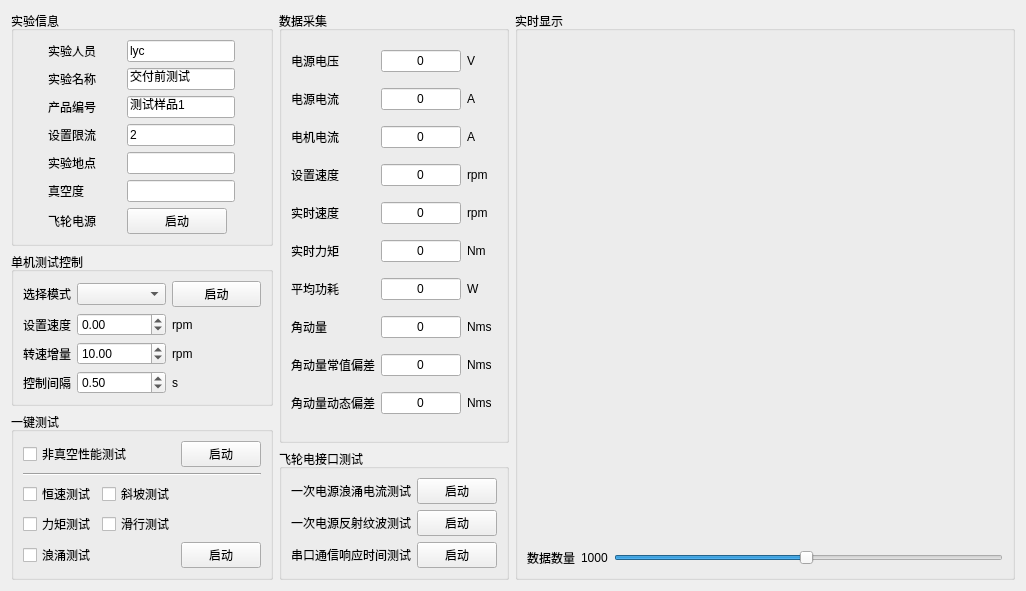
      <widget class="QWidget" name="tab">
       <attribute name="title">
        <string>飞轮1</string>
       </attribute>
       <layout class="QGridLayout" name="gridLayout_17">
        <item row="3" column="1">
         <widget class="QGroupBox" name="groupBox_7">
          <property name="title">
           <string>飞轮电接口测试</string>
          </property>
          <layout class="QGridLayout" name="gridLayout_14">
           <item row="0" column="1">
            <widget class="QPushButton" name="pushButton_ele_test_ly_mode_power_1">
             <property name="text">
              <string>启动</string>
             </property>
            </widget>
           </item>
           <item row="3" column="0">
            <widget class="QLabel" name="label_43">
             <property name="text">
              <string>一次电源反射纹波测试</string>
             </property>
            </widget>
           </item>
           <item row="3" column="1">
            <widget class="QPushButton" name="pushButton_ele_test_fswb_mode_power_1">
             <property name="text">
              <string>启动</string>
             </property>
            </widget>
           </item>
           <item row="4" column="0">
            <widget class="QLabel" name="label_44">
             <property name="text">
              <string>串口通信响应时间测试</string>
             </property>
            </widget>
           </item>
           <item row="4" column="1">
            <widget class="QPushButton" name="pushButton_ele_test_com_time_mode_power_1">
             <property name="text">
              <string>启动</string>
             </property>
            </widget>
           </item>
           <item row="0" column="0">
            <widget class="QLabel" name="label_42">
             <property name="text">
              <string>一次电源浪涌电流测试</string>
             </property>
            </widget>
           </item>
          </layout>
         </widget>
        </item>
        <item row="0" column="1" rowspan="3">
         <widget class="QGroupBox" name="groupBox_5">
          <property name="title">
           <string>数据采集</string>
          </property>
          <layout class="QGridLayout" name="gridLayout_16">
           <item row="6" column="4">
            <widget class="QLabel" name="label_55">
             <property name="text">
              <string>W</string>
             </property>
            </widget>
           </item>
           <item row="7" column="4">
            <widget class="QLabel" name="label_56">
             <property name="text">
              <string>Nms</string>
             </property>
            </widget>
           </item>
           <item row="8" column="0" colspan="2">
            <widget class="QLabel" name="label_47">
             <property name="sizePolicy">
              <sizepolicy hsizetype="Preferred" vsizetype="Preferred">
               <horstretch>0</horstretch>
               <verstretch>0</verstretch>
              </sizepolicy>
             </property>
             <property name="text">
              <string>角动量常值偏差</string>
             </property>
            </widget>
           </item>
           <item row="8" column="4">
            <widget class="QLabel" name="label_57">
             <property name="text">
              <string>Nms</string>
             </property>
            </widget>
           </item>
           <item row="7" column="0">
            <widget class="QLabel" name="label_46">
             <property name="sizePolicy">
              <sizepolicy hsizetype="Fixed" vsizetype="Preferred">
               <horstretch>0</horstretch>
               <verstretch>0</verstretch>
              </sizepolicy>
             </property>
             <property name="text">
              <string>角动量</string>
             </property>
            </widget>
           </item>
           <item row="9" column="0" colspan="2">
            <widget class="QLabel" name="label_48">
             <property name="sizePolicy">
              <sizepolicy hsizetype="Preferred" vsizetype="Preferred">
               <horstretch>0</horstretch>
               <verstretch>0</verstretch>
              </sizepolicy>
             </property>
             <property name="text">
              <string>角动量动态偏差</string>
             </property>
            </widget>
           </item>
           <item row="9" column="4">
            <widget class="QLabel" name="label_58">
             <property name="text">
              <string>Nms</string>
             </property>
            </widget>
           </item>
           <item row="0" column="4">
            <widget class="QLabel" name="label_49">
             <property name="text">
              <string>V</string>
             </property>
            </widget>
           </item>
           <item row="3" column="4">
            <widget class="QLabel" name="label_52">
             <property name="text">
              <string>rpm</string>
             </property>
            </widget>
           </item>
           <item row="4" column="0">
            <widget class="QLabel" name="label_40">
             <property name="text">
              <string>实时速度</string>
             </property>
            </widget>
           </item>
           <item row="0" column="0">
            <widget class="QLabel" name="label_36">
             <property name="text">
              <string>电源电压</string>
             </property>
            </widget>
           </item>
           <item row="1" column="0">
            <widget class="QLabel" name="label_37">
             <property name="text">
              <string>电源电流</string>
             </property>
            </widget>
           </item>
           <item row="2" column="0">
            <widget class="QLabel" name="label_38">
             <property name="text">
              <string>电机电流</string>
             </property>
            </widget>
           </item>
           <item row="2" column="4">
            <widget class="QLabel" name="label_51">
             <property name="text">
              <string>A</string>
             </property>
            </widget>
           </item>
           <item row="3" column="0">
            <widget class="QLabel" name="label_setval_right_1">
             <property name="text">
              <string>设置速度</string>
             </property>
            </widget>
           </item>
           <item row="1" column="4">
            <widget class="QLabel" name="label_50">
             <property name="text">
              <string>A</string>
             </property>
            </widget>
           </item>
           <item row="4" column="4">
            <widget class="QLabel" name="label_53">
             <property name="text">
              <string>rpm</string>
             </property>
            </widget>
           </item>
           <item row="5" column="4">
            <widget class="QLabel" name="label_54">
             <property name="text">
              <string>Nm</string>
             </property>
            </widget>
           </item>
           <item row="6" column="0">
            <widget class="QLabel" name="label_45">
             <property name="text">
              <string>平均功耗</string>
             </property>
            </widget>
           </item>
           <item row="5" column="0">
            <widget class="QLabel" name="label_41">
             <property name="text">
              <string>实时力矩</string>
             </property>
            </widget>
           </item>
           <item row="0" column="3">
            <widget class="QLineEdit" name="lineEdit_sys_vol_1">
             <property name="sizePolicy">
              <sizepolicy hsizetype="Fixed" vsizetype="Fixed">
               <horstretch>0</horstretch>
               <verstretch>0</verstretch>
              </sizepolicy>
             </property>
             <property name="maximumSize">
              <size>
               <width>80</width>
               <height>16777215</height>
              </size>
             </property>
             <property name="text">
              <string>0</string>
             </property>
             <property name="alignment">
              <set>Qt::AlignCenter</set>
             </property>
             <property name="readOnly">
              <bool>true</bool>
             </property>
            </widget>
           </item>
           <item row="1" column="3">
            <widget class="QLineEdit" name="lineEdit_sys_cur_1">
             <property name="sizePolicy">
              <sizepolicy hsizetype="Fixed" vsizetype="Fixed">
               <horstretch>0</horstretch>
               <verstretch>0</verstretch>
              </sizepolicy>
             </property>
             <property name="maximumSize">
              <size>
               <width>80</width>
               <height>16777215</height>
              </size>
             </property>
             <property name="text">
              <string>0</string>
             </property>
             <property name="alignment">
              <set>Qt::AlignCenter</set>
             </property>
             <property name="readOnly">
              <bool>true</bool>
             </property>
            </widget>
           </item>
           <item row="2" column="3">
            <widget class="QLineEdit" name="lineEdit_motor_cur_1">
             <property name="sizePolicy">
              <sizepolicy hsizetype="Fixed" vsizetype="Fixed">
               <horstretch>0</horstretch>
               <verstretch>0</verstretch>
              </sizepolicy>
             </property>
             <property name="maximumSize">
              <size>
               <width>80</width>
               <height>16777215</height>
              </size>
             </property>
             <property name="text">
              <string>0</string>
             </property>
             <property name="alignment">
              <set>Qt::AlignCenter</set>
             </property>
             <property name="readOnly">
              <bool>true</bool>
             </property>
            </widget>
           </item>
           <item row="3" column="3">
            <widget class="QLineEdit" name="lineEdit_motor_set_spd_1">
             <property name="sizePolicy">
              <sizepolicy hsizetype="Fixed" vsizetype="Fixed">
               <horstretch>0</horstretch>
               <verstretch>0</verstretch>
              </sizepolicy>
             </property>
             <property name="maximumSize">
              <size>
               <width>80</width>
               <height>16777215</height>
              </size>
             </property>
             <property name="text">
              <string>0</string>
             </property>
             <property name="alignment">
              <set>Qt::AlignCenter</set>
             </property>
             <property name="readOnly">
              <bool>true</bool>
             </property>
            </widget>
           </item>
           <item row="4" column="3">
            <widget class="QLineEdit" name="lineEdit_motor_act_spd_1">
             <property name="sizePolicy">
              <sizepolicy hsizetype="Fixed" vsizetype="Fixed">
               <horstretch>0</horstretch>
               <verstretch>0</verstretch>
              </sizepolicy>
             </property>
             <property name="maximumSize">
              <size>
               <width>80</width>
               <height>16777215</height>
              </size>
             </property>
             <property name="text">
              <string>0</string>
             </property>
             <property name="alignment">
              <set>Qt::AlignCenter</set>
             </property>
             <property name="readOnly">
              <bool>true</bool>
             </property>
            </widget>
           </item>
           <item row="5" column="3">
            <widget class="QLineEdit" name="lineEdit_motor_act_tor_1">
             <property name="sizePolicy">
              <sizepolicy hsizetype="Fixed" vsizetype="Fixed">
               <horstretch>0</horstretch>
               <verstretch>0</verstretch>
              </sizepolicy>
             </property>
             <property name="maximumSize">
              <size>
               <width>80</width>
               <height>16777215</height>
              </size>
             </property>
             <property name="text">
              <string>0</string>
             </property>
             <property name="alignment">
              <set>Qt::AlignCenter</set>
             </property>
             <property name="readOnly">
              <bool>true</bool>
             </property>
            </widget>
           </item>
           <item row="6" column="3">
            <widget class="QLineEdit" name="lineEdit_motor_wate_1">
             <property name="sizePolicy">
              <sizepolicy hsizetype="Fixed" vsizetype="Fixed">
               <horstretch>0</horstretch>
               <verstretch>0</verstretch>
              </sizepolicy>
             </property>
             <property name="maximumSize">
              <size>
               <width>80</width>
               <height>16777215</height>
              </size>
             </property>
             <property name="text">
              <string>0</string>
             </property>
             <property name="alignment">
              <set>Qt::AlignCenter</set>
             </property>
             <property name="readOnly">
              <bool>true</bool>
             </property>
            </widget>
           </item>
           <item row="7" column="3">
            <widget class="QLineEdit" name="lineEdit_motor_jdl_1">
             <property name="sizePolicy">
              <sizepolicy hsizetype="Fixed" vsizetype="Fixed">
               <horstretch>0</horstretch>
               <verstretch>0</verstretch>
              </sizepolicy>
             </property>
             <property name="maximumSize">
              <size>
               <width>80</width>
               <height>16777215</height>
              </size>
             </property>
             <property name="text">
              <string>0</string>
             </property>
             <property name="alignment">
              <set>Qt::AlignCenter</set>
             </property>
             <property name="readOnly">
              <bool>true</bool>
             </property>
            </widget>
           </item>
           <item row="8" column="3">
            <widget class="QLineEdit" name="lineEdit_motor_jdl_czpc_1">
             <property name="sizePolicy">
              <sizepolicy hsizetype="Fixed" vsizetype="Fixed">
               <horstretch>0</horstretch>
               <verstretch>0</verstretch>
              </sizepolicy>
             </property>
             <property name="maximumSize">
              <size>
               <width>80</width>
               <height>16777215</height>
              </size>
             </property>
             <property name="text">
              <string>0</string>
             </property>
             <property name="alignment">
              <set>Qt::AlignCenter</set>
             </property>
             <property name="readOnly">
              <bool>true</bool>
             </property>
            </widget>
           </item>
           <item row="9" column="3">
            <widget class="QLineEdit" name="lineEdit_motor_jdl_dtpc_1">
             <property name="sizePolicy">
              <sizepolicy hsizetype="Fixed" vsizetype="Fixed">
               <horstretch>0</horstretch>
               <verstretch>0</verstretch>
              </sizepolicy>
             </property>
             <property name="maximumSize">
              <size>
               <width>80</width>
               <height>16777215</height>
              </size>
             </property>
             <property name="text">
              <string>0</string>
             </property>
             <property name="alignment">
              <set>Qt::AlignCenter</set>
             </property>
             <property name="readOnly">
              <bool>true</bool>
             </property>
            </widget>
           </item>
          </layout>
         </widget>
        </item>
        <item row="0" column="0">
         <widget class="QGroupBox" name="groupBox_2">
          <property name="title">
           <string>实验信息</string>
          </property>
          <layout class="QGridLayout" name="gridLayout_12">
           <item row="0" column="0">
            <widget class="QLabel" name="label_28">
             <property name="sizePolicy">
              <sizepolicy hsizetype="Fixed" vsizetype="Preferred">
               <horstretch>0</horstretch>
               <verstretch>0</verstretch>
              </sizepolicy>
             </property>
             <property name="text">
              <string>实验人员</string>
             </property>
            </widget>
           </item>
           <item row="0" column="1">
            <widget class="QLineEdit" name="lineEdit_exp_usr_name_1">
             <property name="sizePolicy">
              <sizepolicy hsizetype="Preferred" vsizetype="Fixed">
               <horstretch>0</horstretch>
               <verstretch>0</verstretch>
              </sizepolicy>
             </property>
             <property name="maximumSize">
              <size>
               <width>130</width>
               <height>16777215</height>
              </size>
             </property>
             <property name="text">
              <string>lyc</string>
             </property>
            </widget>
           </item>
           <item row="1" column="0">
            <widget class="QLabel" name="label_29">
             <property name="sizePolicy">
              <sizepolicy hsizetype="Fixed" vsizetype="Preferred">
               <horstretch>0</horstretch>
               <verstretch>0</verstretch>
              </sizepolicy>
             </property>
             <property name="text">
              <string>实验名称</string>
             </property>
            </widget>
           </item>
           <item row="1" column="1">
            <widget class="QLineEdit" name="lineEdit_exp_name_1">
             <property name="sizePolicy">
              <sizepolicy hsizetype="Preferred" vsizetype="Fixed">
               <horstretch>0</horstretch>
               <verstretch>0</verstretch>
              </sizepolicy>
             </property>
             <property name="maximumSize">
              <size>
               <width>130</width>
               <height>16777215</height>
              </size>
             </property>
             <property name="text">
              <string>交付前测试</string>
             </property>
            </widget>
           </item>
           <item row="2" column="0">
            <widget class="QLabel" name="label_30">
             <property name="sizePolicy">
              <sizepolicy hsizetype="Fixed" vsizetype="Preferred">
               <horstretch>0</horstretch>
               <verstretch>0</verstretch>
              </sizepolicy>
             </property>
             <property name="text">
              <string>产品编号</string>
             </property>
            </widget>
           </item>
           <item row="2" column="1">
            <widget class="QLineEdit" name="lineEdit_exp_fw_id_1">
             <property name="sizePolicy">
              <sizepolicy hsizetype="Preferred" vsizetype="Fixed">
               <horstretch>0</horstretch>
               <verstretch>0</verstretch>
              </sizepolicy>
             </property>
             <property name="maximumSize">
              <size>
               <width>130</width>
               <height>16777215</height>
              </size>
             </property>
             <property name="text">
              <string>测试样品1</string>
             </property>
            </widget>
           </item>
           <item row="3" column="0">
            <widget class="QLabel" name="label_31">
             <property name="sizePolicy">
              <sizepolicy hsizetype="Fixed" vsizetype="Preferred">
               <horstretch>0</horstretch>
               <verstretch>0</verstretch>
              </sizepolicy>
             </property>
             <property name="text">
              <string>设置限流</string>
             </property>
            </widget>
           </item>
           <item row="3" column="1">
            <widget class="QLineEdit" name="lineEdit_exp_cur_lim_1">
             <property name="sizePolicy">
              <sizepolicy hsizetype="Preferred" vsizetype="Fixed">
               <horstretch>0</horstretch>
               <verstretch>0</verstretch>
              </sizepolicy>
             </property>
             <property name="maximumSize">
              <size>
               <width>130</width>
               <height>16777215</height>
              </size>
             </property>
             <property name="text">
              <string>2</string>
             </property>
            </widget>
           </item>
           <item row="4" column="0">
            <widget class="QLabel" name="label_15">
             <property name="text">
              <string>实验地点</string>
             </property>
            </widget>
           </item>
           <item row="4" column="1">
            <widget class="QLineEdit" name="lineEdit_exp_address">
             <property name="sizePolicy">
              <sizepolicy hsizetype="Fixed" vsizetype="Fixed">
               <horstretch>0</horstretch>
               <verstretch>0</verstretch>
              </sizepolicy>
             </property>
             <property name="maximumSize">
              <size>
               <width>130</width>
               <height>16777215</height>
              </size>
             </property>
            </widget>
           </item>
           <item row="5" column="0">
            <widget class="QLabel" name="label_16">
             <property name="text">
              <string>真空度</string>
             </property>
            </widget>
           </item>
           <item row="5" column="1">
            <widget class="QLineEdit" name="lineEdit_vacuum">
             <property name="sizePolicy">
              <sizepolicy hsizetype="Fixed" vsizetype="Fixed">
               <horstretch>0</horstretch>
               <verstretch>0</verstretch>
              </sizepolicy>
             </property>
             <property name="maximumSize">
              <size>
               <width>130</width>
               <height>16777215</height>
              </size>
             </property>
            </widget>
           </item>
           <item row="6" column="0">
            <widget class="QLabel" name="label_32">
             <property name="sizePolicy">
              <sizepolicy hsizetype="Fixed" vsizetype="Preferred">
               <horstretch>0</horstretch>
               <verstretch>0</verstretch>
              </sizepolicy>
             </property>
             <property name="text">
              <string>飞轮电源</string>
             </property>
            </widget>
           </item>
           <item row="6" column="1">
            <widget class="QPushButton" name="pushButton_system_power_1">
             <property name="maximumSize">
              <size>
               <width>100</width>
               <height>16777215</height>
              </size>
             </property>
             <property name="text">
              <string>启动</string>
             </property>
            </widget>
           </item>
          </layout>
         </widget>
        </item>
        <item row="0" column="2" rowspan="4">
         <widget class="QGroupBox" name="groupBox_3">
          <property name="sizePolicy">
           <sizepolicy hsizetype="Expanding" vsizetype="Preferred">
            <horstretch>0</horstretch>
            <verstretch>0</verstretch>
           </sizepolicy>
          </property>
          <property name="minimumSize">
           <size>
            <width>500</width>
            <height>500</height>
           </size>
          </property>
          <property name="title">
           <string>实时显示</string>
          </property>
          <layout class="QGridLayout" name="gridLayout_11">
           <item row="1" column="0" colspan="3">
            <widget class="QCustomPlot" name="qcp_motor_cur_1" native="true"/>
           </item>
           <item row="0" column="0" colspan="3">
            <widget class="QCustomPlot" name="qcp_motor_spd_1" native="true"/>
           </item>
           <item row="2" column="0" colspan="3">
            <widget class="QCustomPlot" name="qcp_motor_tmp_1" native="true"/>
           </item>
           <item row="3" column="2">
            <widget class="QSlider" name="tab1_horizontalSlider">
             <property name="sizePolicy">
              <sizepolicy hsizetype="Expanding" vsizetype="Minimum">
               <horstretch>0</horstretch>
               <verstretch>0</verstretch>
              </sizepolicy>
             </property>
             <property name="maximumSize">
              <size>
               <width>16777215</width>
               <height>20</height>
              </size>
             </property>
             <property name="minimum">
              <number>20</number>
             </property>
             <property name="maximum">
              <number>2000</number>
             </property>
             <property name="value">
              <number>1000</number>
             </property>
             <property name="orientation">
              <enum>Qt::Horizontal</enum>
             </property>
            </widget>
           </item>
           <item row="3" column="0">
            <widget class="QLabel" name="label_disp_num_tab1">
             <property name="sizePolicy">
              <sizepolicy hsizetype="Preferred" vsizetype="Minimum">
               <horstretch>0</horstretch>
               <verstretch>0</verstretch>
              </sizepolicy>
             </property>
             <property name="maximumSize">
              <size>
               <width>16777215</width>
               <height>30</height>
              </size>
             </property>
             <property name="text">
              <string>数据数量</string>
             </property>
            </widget>
           </item>
           <item row="3" column="1">
            <widget class="QLabel" name="label_tab1_disp_num">
             <property name="text">
              <string>1000</string>
             </property>
            </widget>
           </item>
          </layout>
         </widget>
        </item>
        <item row="1" column="0">
         <widget class="QGroupBox" name="groupBox_4">
          <property name="title">
           <string>单机测试控制</string>
          </property>
          <layout class="QGridLayout" name="gridLayout_13">
           <item row="1" column="1">
            <widget class="QDoubleSpinBox" name="doubleSpinBox_motor_test_spd_1">
             <property name="maximumSize">
              <size>
               <width>100</width>
               <height>16777215</height>
              </size>
             </property>
             <property name="minimum">
              <double>-6000.000000000000000</double>
             </property>
             <property name="maximum">
              <double>6000.000000000000000</double>
             </property>
             <property name="singleStep">
              <double>10.000000000000000</double>
             </property>
            </widget>
           </item>
           <item row="0" column="2">
            <widget class="QPushButton" name="pushButton_single_test_mode_1">
             <property name="text">
              <string>启动</string>
             </property>
            </widget>
           </item>
           <item row="0" column="1">
            <widget class="QComboBox" name="comboBox_motor_test_mode_1">
             <property name="maximumSize">
              <size>
               <width>100</width>
               <height>16777215</height>
              </size>
             </property>
            </widget>
           </item>
           <item row="1" column="0">
            <widget class="QLabel" name="label_setval_1">
             <property name="sizePolicy">
              <sizepolicy hsizetype="Fixed" vsizetype="Preferred">
               <horstretch>0</horstretch>
               <verstretch>0</verstretch>
              </sizepolicy>
             </property>
             <property name="text">
              <string>设置速度</string>
             </property>
            </widget>
           </item>
           <item row="2" column="0">
            <widget class="QLabel" name="label_2">
             <property name="text">
              <string>转速增量</string>
             </property>
            </widget>
           </item>
           <item row="0" column="0">
            <widget class="QLabel" name="label_33">
             <property name="sizePolicy">
              <sizepolicy hsizetype="Fixed" vsizetype="Preferred">
               <horstretch>0</horstretch>
               <verstretch>0</verstretch>
              </sizepolicy>
             </property>
             <property name="text">
              <string>选择模式</string>
             </property>
            </widget>
           </item>
           <item row="2" column="1">
            <widget class="QDoubleSpinBox" name="doubleSpinBox_motor_test_acc">
             <property name="minimum">
              <double>-500.000000000000000</double>
             </property>
             <property name="maximum">
              <double>500.000000000000000</double>
             </property>
             <property name="singleStep">
              <double>10.000000000000000</double>
             </property>
             <property name="value">
              <double>10.000000000000000</double>
             </property>
            </widget>
           </item>
           <item row="3" column="0">
            <widget class="QLabel" name="label_4">
             <property name="text">
              <string>控制间隔</string>
             </property>
            </widget>
           </item>
           <item row="3" column="1">
            <widget class="QDoubleSpinBox" name="doubleSpinBox_moto_test_time">
             <property name="minimum">
              <double>0.050000000000000</double>
             </property>
             <property name="maximum">
              <double>1.000000000000000</double>
             </property>
             <property name="singleStep">
              <double>0.050000000000000</double>
             </property>
             <property name="value">
              <double>0.500000000000000</double>
             </property>
            </widget>
           </item>
           <item row="1" column="2">
            <widget class="QLabel" name="label_5">
             <property name="text">
              <string>rpm</string>
             </property>
            </widget>
           </item>
           <item row="2" column="2">
            <widget class="QLabel" name="label_6">
             <property name="text">
              <string>rpm</string>
             </property>
            </widget>
           </item>
           <item row="3" column="2">
            <widget class="QLabel" name="label_9">
             <property name="text">
              <string>s</string>
             </property>
            </widget>
           </item>
          </layout>
         </widget>
        </item>
        <item row="2" column="0" rowspan="2">
         <widget class="QGroupBox" name="groupBox_6">
          <property name="title">
           <string>一键测试</string>
          </property>
          <layout class="QGridLayout" name="gridLayout_2">
           <item row="0" column="0" colspan="2">
            <widget class="QCheckBox" name="checkBox_noair_1">
             <property name="text">
              <string>非真空性能测试</string>
             </property>
            </widget>
           </item>
           <item row="0" column="2">
            <widget class="QPushButton" name="pushButton_auto_test_with_air_power_1">
             <property name="maximumSize">
              <size>
               <width>100</width>
               <height>16777215</height>
              </size>
             </property>
             <property name="text">
              <string>启动</string>
             </property>
            </widget>
           </item>
           <item row="1" column="0" colspan="3">
            <widget class="Line" name="line_6">
             <property name="orientation">
              <enum>Qt::Horizontal</enum>
             </property>
            </widget>
           </item>
           <item row="2" column="0">
            <widget class="QCheckBox" name="checkBox_hs_mode_1">
             <property name="text">
              <string>恒速测试</string>
             </property>
            </widget>
           </item>
           <item row="2" column="1">
            <widget class="QCheckBox" name="checkBox_xp_mode_1">
             <property name="text">
              <string>斜坡测试</string>
             </property>
            </widget>
           </item>
           <item row="3" column="0">
            <widget class="QCheckBox" name="checkBox_jl_mode_1">
             <property name="text">
              <string>力矩测试</string>
             </property>
            </widget>
           </item>
           <item row="3" column="1">
            <widget class="QCheckBox" name="checkBox_hx_mode_1">
             <property name="text">
              <string>滑行测试</string>
             </property>
            </widget>
           </item>
           <item row="4" column="0">
            <widget class="QCheckBox" name="checkBox_ly_mode_1">
             <property name="text">
              <string>浪涌测试</string>
             </property>
            </widget>
           </item>
           <item row="4" column="2">
            <widget class="QPushButton" name="pushButton_auto_test_noair_power_1">
             <property name="maximumSize">
              <size>
               <width>100</width>
               <height>16777215</height>
              </size>
             </property>
             <property name="text">
              <string>启动</string>
             </property>
            </widget>
           </item>
          </layout>
         </widget>
        </item>
       </layout>
      </widget>
